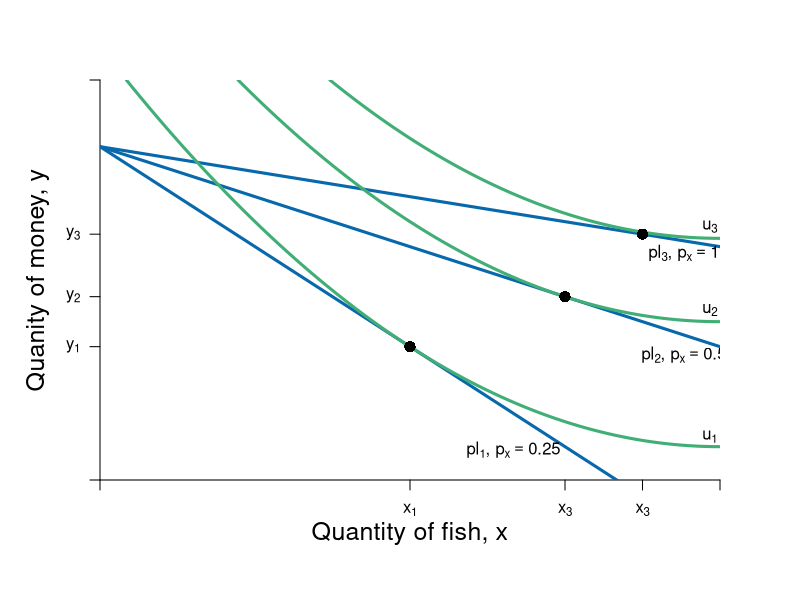

Source code (R):
#Graph Designer: Simon Halliday & Madeleine Wettach '20
#Authors: Bowles, Foley and Halliday
#Title: Microeconomics: Competition, Conflict and Coordination

require(shape)
pdf(file = "constrained_optimization/step_by_step_graphs_3/offer_curve_qql_step1.pdf", width = 9, height = 7)

#Set parameters for graphics
axislabelsize <- 1.5
graphlinewidth <- 3
segmentlinewidth <- 2

COL <- c("#7fc97f", "#beaed4", "#fdc086", "#ffff99", "#386cb0", "#f0027f", "#bf5b17", "#666666")
COLA <- c("#99d8c9","#66c2a4","#41ae76", "#238b45", "#005824")
COLB <- c("#4eb3d3", "#2b8cbe", "#0868ac","#084081")

#Edited the margins to cater for the larger LHS labels
par(mar =  c(6, 5, 4, 4))

mrsA <- function(x, rmax = 10, xmax = 20) {
  rmax - (rmax/xmax)*x
}


uA <- function(x, y, rmax = 2, xmax = 12) {
  y + rmax*x - (1/2)*(rmax/xmax)*x^2
}

indiffA1 <- function(x, uA = 10, rmax = 2.5, xmax = 10) {
  uA - rmax*x + (1/2)*(rmax/xmax)*(x^2)
}

offerCurve <- function(x, w, rmax = 2, xmax = 12) {
  w - rmax*x + (rmax/xmax)*x^2
}

bcA <- function(x, w = 20, p = 2) {
  w - p*x
}


xlims <- c(0, 12)
ylims <- c(0, 12)

npts <- 501 
x <- seq(xlims[1], xlims[2], length.out = npts)
y <- seq(ylims[1], ylims[2], length.out = npts) 
a <- c(13, 16.75, 19.25)

plot(0, 0, xlim = xlims, ylim = ylims, type = "n",
     xlab = expression(paste("")),
     ylab = expression(paste("")), 
     xaxt = "n", 
     yaxt = "n", 
     cex.lab = axislabelsize, 
     bty = "n",
     xaxs="i", 
     yaxs="i")

# ticksy <- seq(from = 0, to = ylims[2], by = 2)
# ylabels <- seq(from = 0, to = ylims[2], by = 2)
# ticksx <- seq(from = 0, to = xlims[2], by = 2)
# xlabels <- seq(from = 0, to = xlims[2], by = 2)
ticksy <- c(0, 4, 5.5, 7.375 , ylims[2])
ylabels <- c(NA, expression(paste(y[1])), expression(paste(y[2])), expression(paste(y[3])), NA)
ticksx <- c(0, 6, 9, 10.5,  xlims[2])
xlabels <- c(NA, expression(paste(x[1])), expression(paste(x[3])), expression(paste(x[3])), NA)




axis(1, at = ticksx, pos = 0, labels = xlabels)
axis(2, at = ticksy, pos = 0, labels = ylabels, las = 1)

npts <- 500 
xx1 <- seq(xlims[1], xlims[2], length.out = npts)

#lines(xx1, bcA(xx1, w = 10, p = 1.5), col = COLB[3], lwd = graphlinewidth)
lines(xx1, bcA(xx1, w = 10, p = 1), col = COLB[3], lwd = graphlinewidth)
lines(xx1, bcA(xx1, w = 10, p = 0.5), col = COLB[3], lwd = graphlinewidth)
lines(xx1, bcA(xx1, w = 10, p = 0.25), col = COLB[3], lwd = graphlinewidth)


#Label the axes
mtext(expression(paste("Quantity of fish, ", x)), side=1, line = 2.5, cex = axislabelsize)
text(-1.2, 0.5 * ylims[2], expression(paste("Quanity of money, ", y)), xpd = TRUE, cex = axislabelsize, srt = 90) 

#Label the indifference curves
text(11.8, 1.3, expression(u[1]))
text(11.8, 5.1, expression(u[2]))
text(11.8, 7.6, expression(u[3]))

#Label the price lines
text(8, 0.9, expression(paste(pl[1], ", ", p[x] == 0.25)))
text(11.3, 3.75, expression(paste(pl[2], ", ", p[x] == 0.5)))
text(11.3, 6.8, expression(paste(pl[3], ", ", p[x] == 1)))

contour(x, y, 
        outer(x, y, uA),
        drawlabels = FALSE,
        col = COLA[3],
        lwd = graphlinewidth,
        levels = a, 
        xaxs="i", 
        yaxs="i", 
        add = TRUE)

#Annotate points on offer curve mrs = p for each of p = 1, 0.5, 0.25
#Where mrs = 2 - (1/6)*x
points(6, 4, pch = 16, col = "black", cex = 1.5)
points(9, 5.5, pch = 16, col = "black", cex = 1.5)
points(10.5, 7.375, pch = 16, col = "black", cex = 1.5)

dev.off()
